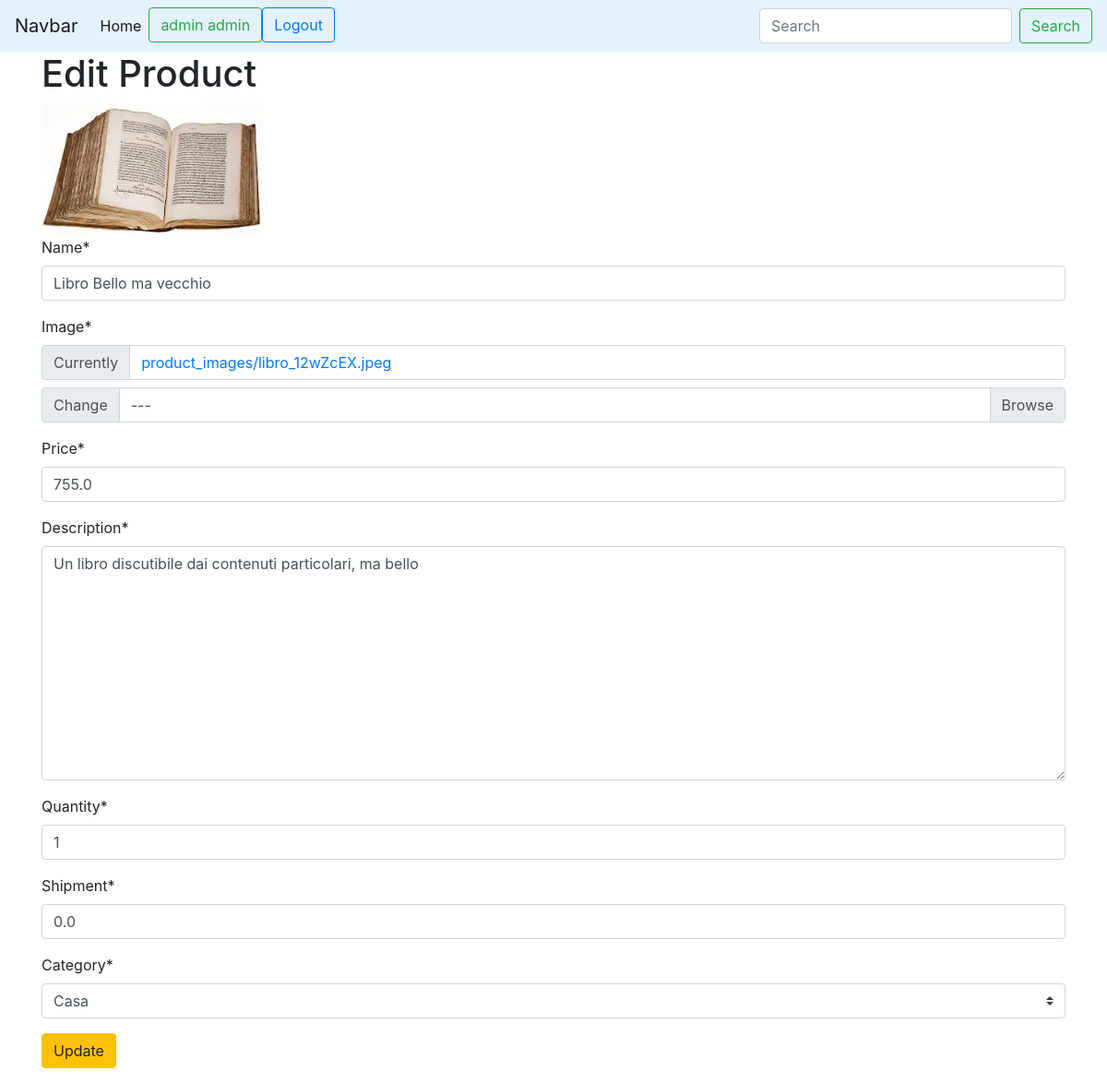
The page /product/management/1/change (signed in) on the database as committed earlier.
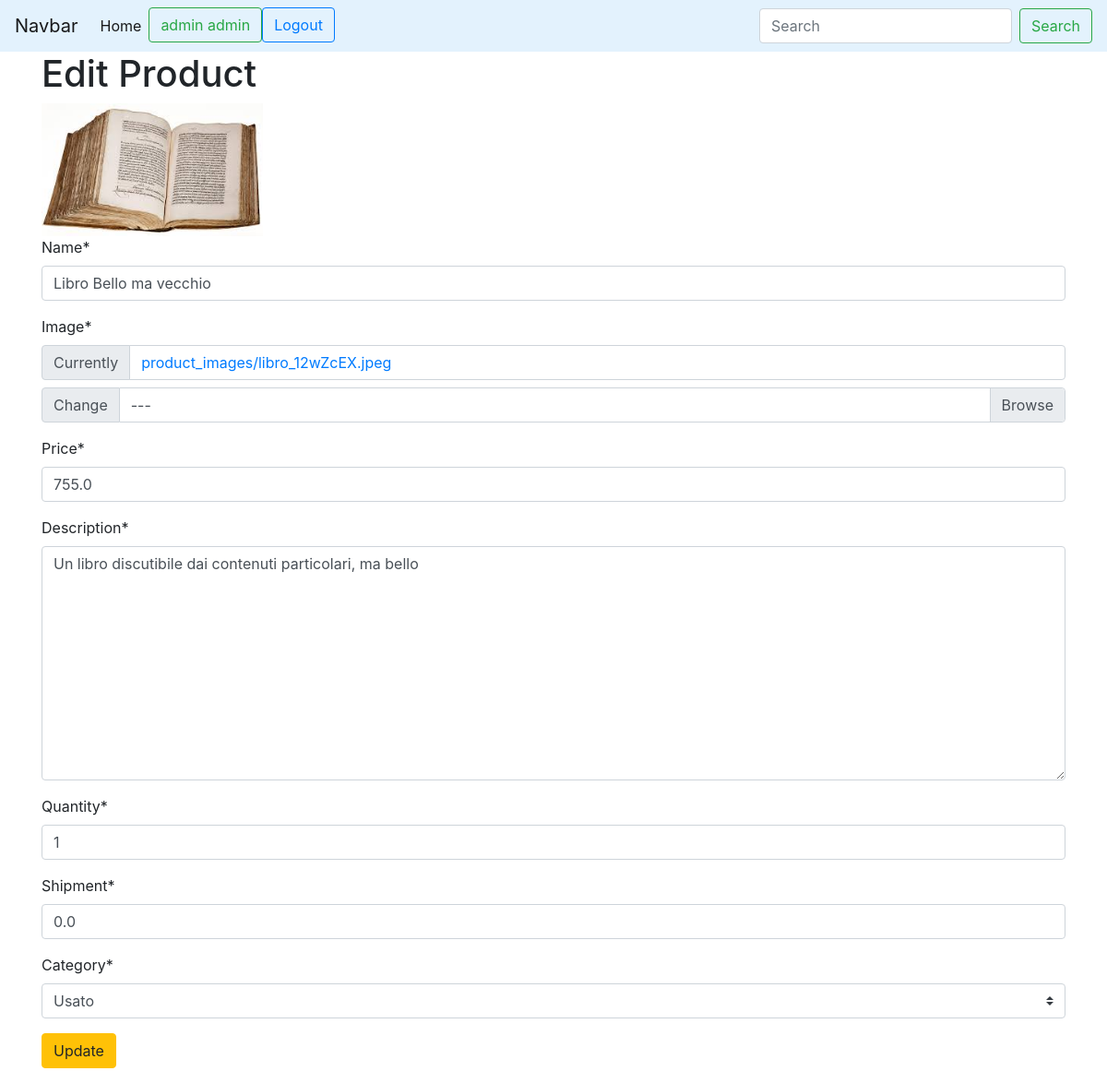
The same page on the database as committed later.
### product_management/models.py (models this page shows)
class Product(models.Model):
    id = models.AutoField(primary_key=True)
    name = models.CharField(max_length=50)
    image = models.ImageField(upload_to='product_images/')
    price = models.FloatField(validators=[MinValueValidator(0.0001)])
    description = models.TextField(max_length=500)
    quantity = models.PositiveIntegerField(default=1)
    shipment = models.FloatField(default=0, validators=[MinValueValidator(0)])
    producer = models.ForeignKey(CustomUser, on_delete=models.CASCADE)
    category = models.ForeignKey(MyCategory,on_delete=models.PROTECT)

class MyCategory(models.Model):
    name = models.CharField(max_length=20, primary_key=True)
    description = models.TextField(max_length=200)
    class Meta:
        verbose_name_plural = 'Categories'

### product_management/views.py (the view)
# urls.py: path('management/<int:pk>/change', views.ProductChange.as_view(), name='edit_product'),
class ProductChange(LoginRequiredMixin, UpdateView):
    model = Product
    template_name = 'product_setting/update_product.html'
    form_class = ProductCrispyForm
    success_url = reverse_lazy('product_management:product_management')

### product_management/forms.py
class ProductCrispyForm(SubmitButtonMixin):
    category = CategoryChoiceField(queryset=MyCategory.objects.all())
    helper = FormHelper()
    helper.form_id = 'product-crispy-form'
    helper.form_method = 'POST'
    helper.add_input(Submit('submit', 'Save'))
    class Meta:
        model = Product
        exclude = ('producer',)

### product_management/forms.py (called while the page is built)
    def label_from_instance(self, obj):
        return '{name}'.format(name=obj.name)

### product_management/templates/product_setting/update_product.html (shortened to what this page needs)
{% extends 'base.html' %}#
{% load static %}
{% load crispy_forms_tags %}
{% block content %}
    <div class="container">
        <h1>Edit Product</h1>
        {% if  product.image.url  is not None %}
                    <img src="{{ product.image.url }}" alt="user profile image" width="240">
        {% endif %}
    {% crispy form %}
    </div>
{% endblock %}

Rows that differ between the two databases and show on the page:
changed Product "Un libro discutibile dai contenuti particolari, ma bello": category "Casa" → "Usato"
